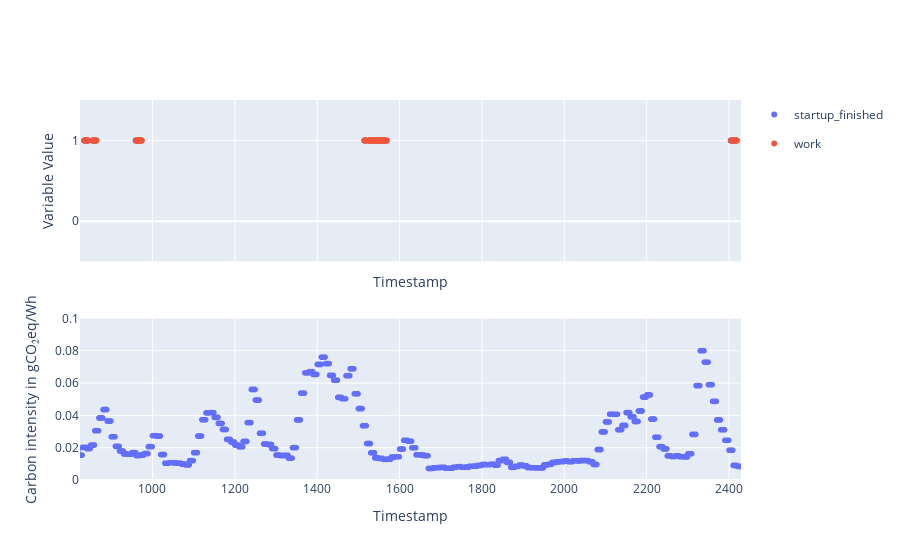

The code cell stored with this chart in its notebook:
### Code cell
prototype_fig = make_subplots(rows=2, cols=1, shared_xaxes=True)

times = list(carbon_cost_at_time.keys())
carbon_costs = list(carbon_cost_at_time.values())

fig_carbon = px.scatter(x=times, y=carbon_cost)
prototype_fig.add_trace(fig_carbon.data[0], row=2, col=1)

# Okay, nice. Let's visualize our prototype scheduling approach

variables = [(starting, 'starting'), (startup_finished, 'startup_finished'), (work, 'work')]

df = pd.DataFrame(data=[], columns=['time', 'value', 'name'])



for variable, name in variables:
    as_dict = {t: pulp.value(variable[t]) if pulp.value(variable[t]) is not None else 0 for t in range(DEADLINE)}

    foo = pd.DataFrame(list(as_dict.items()), columns=['time', 'value'])
    foo['name'] = name

    foo = foo[foo['value'] != 0]

    df = pd.concat([df, foo], ignore_index=True)


print(df)

scheduling_plot = px.scatter(df, x='time', y='value', color='name')

prototype_fig.add_traces([plot for plot in scheduling_plot.data], rows=1, cols=1)

prototype_fig.update_xaxes(title_text="Timestamp", range=[df['time'].min()-10, df['time'].max()+10])

prototype_fig.update_yaxes(title_text="Variable Value", fixedrange=True, row=1, col=1)
prototype_fig.update_yaxes(title_text="Carbon intensity in gCO₂eq/Wh", fixedrange=True, row=2, col=1)

prototype_fig.update_layout({'yaxis': {'range': [-0.5, 1.5], 'tickmode': 'linear'}})
prototype_fig.update_layout({'yaxis2': {'range': [0,0.1]}})

prototype_fig.show()

### Figure 1 — Plotly figure (JSON) as saved in the notebook; plotly's stock layout.template omitted (floating-point values rounded to 4 significant figures; data arrays with more than 128 entries replaced by an {"elided": "..."} marker saying what was removed)
{"data": [{"hovertemplate": "x=%{x}<br>y=%{y}<extra></extra>", "legendgroup": "", "marker": {"color": "#636efa", "symbol": "circle"}, "mode": "markers", "name": "", "showlegend": false, "type": "scattergl", "x": {"elided": "7200 int values"}, "xaxis": "x2", "y": {"elided": "7200 float values"}, "yaxis": "y2"}, {"hovertemplate": "name=startup_finished<br>time=%{x}<br>value=%{y}<extra></extra>", "legendgroup": "startup_finished", "marker": {"color": "#636efa", "symbol": "circle"}, "mode": "markers", "name": "startup_finished", "orientation": "v", "showlegend": true, "type": "scatter", "x": [834, 854, 959, 1514, 1524, 2404], "xaxis": "x", "y": [1, 1, 1, 1, 1, 1], "yaxis": "y"}, {"hovertemplate": "name=work<br>time=%{x}<br>value=%{y}<extra></extra>", "legendgroup": "work", "marker": {"color": "#EF553B", "symbol": "circle"}, "mode": "markers", "name": "work", "orientation": "v", "showlegend": true, "type": "scatter", "x": [835, 836, 837, 838, 839, 840, 841, 842, 843, 844, 855, 856, 857, 858, 859, 860, 861, 862, 863, 864, 960, 961, 962, 963, 964, 965, 966, 967, 968, 969, 970, 971, 972, 973, 974, 1515, 1516, 1517, 1518, 1519, 1525, 1526, 1527, 1528, 1529, 1530, 1531, 1532, 1533, 1534, 1535, 1536, 1537, 1538, 1539, 1540, 1541, 1542, 1543, 1544, 1545, 1546, 1547, 1548, 1549, 1550, 1551, 1552, 1553, 1554, 1555, 1556, 1557, 1558, 1559, 1560, 1561, 1562, 1563, 1564, 1565, 1566, 1567, 1568, 1569, 2405, 2406, 2407, 2408, 2409, 2410, 2411, 2412, 2413, 2414, 2415, 2416, 2417, 2418, 2419], "xaxis": "x", "y": [1, 1, 1, 1, 1, 1, 1, 1, 1, 1, 1, 1, 1, 1, 1, 1, 1, 1, 1, 1, 1, 1, 1, 1, 1, 1, 1, 1, 1, 1, 1, 1, 1, 1, 1, 1, 1, 1, 1, 1, 1, 1, 1, 1, 1, 1, 1, 1, 1, 1, 1, 1, 1, 1, 1, 1, 1, 1, 1, 1, 1, 1, 1, 1, 1, 1, 1, 1, 1, 1, 1, 1, 1, 1, 1, 1, 1, 1, 1, 1, 1, 1, 1, 1, 1, 1, 1, 1, 1, 1, 1, 1, 1, 1, 1, 1, 1, 1, 1, 1], "yaxis": "y"}], "layout": {"xaxis": {"anchor": "y", "domain": [0, 1], "matches": "x2", "range": [824, 2429], "showticklabels": false, "title": {"text": "Timestamp"}}, "xaxis2": {"anchor": "y2", "domain": [0, 1], "range": [824, 2429], "title": {"text": "Timestamp"}}, "yaxis": {"anchor": "x", "domain": [0.575, 1], "fixedrange": true, "range": [-0.5, 1.5], "tickmode": "linear", "title": {"text": "Variable Value"}}, "yaxis2": {"anchor": "x2", "domain": [0, 0.425], "fixedrange": true, "range": [0, 0.1], "title": {"text": "Carbon intensity in gCO₂eq/Wh"}}}}
